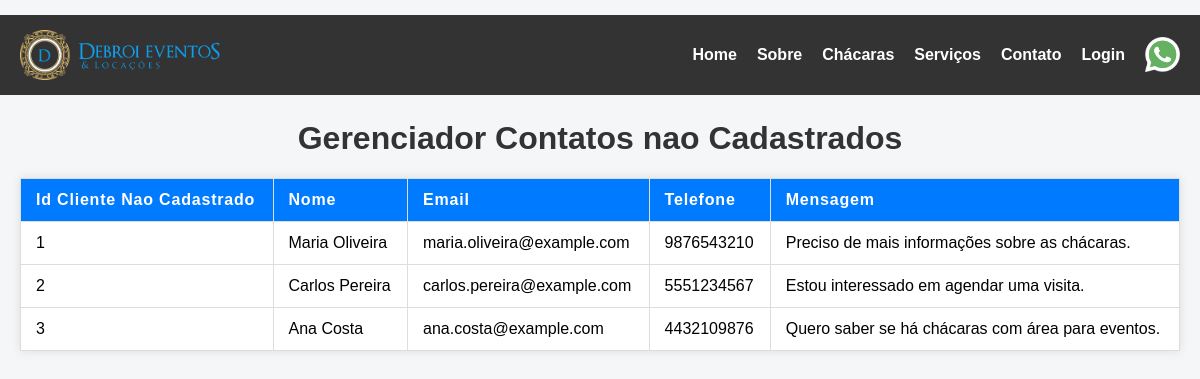
The app's page /contatosSemCadastro.php, older data.
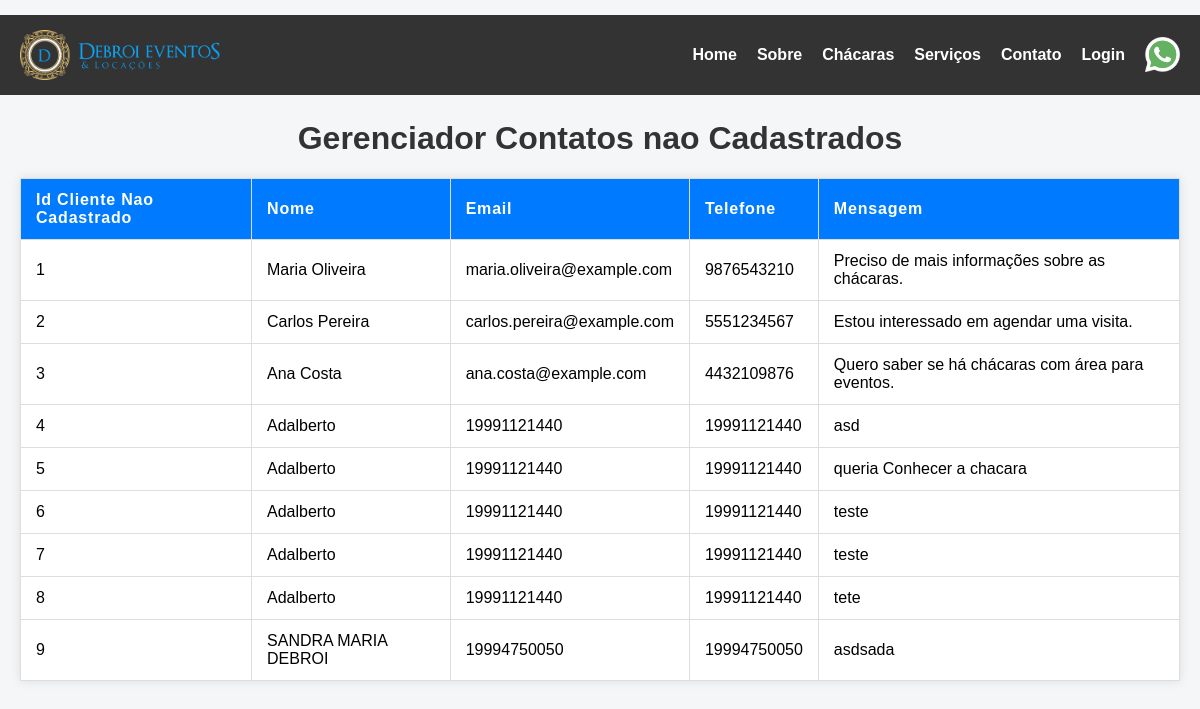
The same page, newer data.
### tables this page shows
CREATE TABLE `contatoclientenaocadastrado` (
  `Id` int(11) NOT NULL AUTO_INCREMENT,
  `Nome` varchar(100) NOT NULL,
  `Telefone` varchar(15) NOT NULL,
  `Email` varchar(255) NOT NULL,
  `Mensagem` varchar(550) DEFAULT NULL,
  PRIMARY KEY (`Id`)
);

### html/contatosSemCadastro.php (the view, shortened to what this page needs)
<?php
include('conexao.php');
    $ConsultaSQL = "select * from contatoclientenaocadastrado;";
    $CtnClientesSemCadastro = mysqli_query($conecta,$ConsultaSQL);
?>
<!DOCTYPE html>
<html lang="pt-BR">
<head>
</head>
<body>
    <header>
        <?php include 'menuBarra.php'; ?>
    </header>
    <div class="TudoviewUser">
        <h1>Gerenciador Contatos nao Cadastrados</h1>
        <div class="table-container">
            <table>
                <thead>
                    <tr>
                        <th>Id Cliente Nao Cadastrado</th>
                        <th>Nome</th>
                        <th>Email</th>
                        <th>Telefone</th>
                        <th>Mensagem</th>
                    </tr>
                </thead>
                <tbody>
                    <?php while($ClienteSemCadastro = mysqli_fetch_assoc($CtnClientesSemCadastro)){  ?>
                    <tr>
                        <td><?php echo $ClienteSemCadastro["Id"]; ?></td>
                        <td><?php echo $ClienteSemCadastro["Nome"]; ?></td>
                        <td><?php echo $ClienteSemCadastro["Email"]; ?></td>
                        <td><?php echo $ClienteSemCadastro["Telefone"]; ?></td>
                        <td><?php echo $ClienteSemCadastro["Mensagem"]; ?></td>
                    </tr>
                    <?php } ?>
                </tbody>
            </table>
        </div>
    </div>
</body>
</html>

Row changes from the older to the newer data that the page shows:
added contatoclientenaocadastrado: Id "4", Nome "Adalberto", Email "19991121440", Telefone "19991121440", Mensagem "asd"
added contatoclientenaocadastrado: Id "5", Nome "Adalberto", Email "19991121440", Telefone "19991121440", Mensagem "queria Conhecer a chacara"
added contatoclientenaocadastrado: Id "6", Nome "Adalberto", Email "19991121440", Telefone "19991121440", Mensagem "teste"
added contatoclientenaocadastrado: Id "7", Nome "Adalberto", Email "19991121440", Telefone "19991121440", Mensagem "teste"
added contatoclientenaocadastrado: Id "8", Nome "Adalberto", Email "19991121440", Telefone "19991121440", Mensagem "tete"
added contatoclientenaocadastrado: Id "9", Nome "SANDRA MARIA DEBROI", Email "19994750050", Telefone "19994750050", Mensagem "asdsada"
